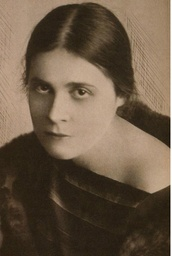
#> input picture Lab8/assets/1.jpg, 172 x 256 px, shrunk from 690 x 1028 before the run, found by its file name; its folder holds only this picture in this run
$ python main.py
#> lines starting #> are read from the running program, lines starting #| are printed output that depends on the picture
### core/contrasting.py
import numpy as np
from PIL import Image
from matplotlib import pyplot as plt

from core.halftoning import halftone


def calculate_brightness(f, f_min, f_max, g_min, g_max):
    return round(int((f - f_min) / (f_max - f_min) * (g_max - g_min) + g_min))


def linear_contrasting(image: Image.Image, min_brightness: int = 0, max_brightness: int = 255) -> Image.Image:
    image_pixels = list(image.getdata())

    image_min_brightness = min(image_pixels)
    image_max_brightness = max(image_pixels)

    result = image.copy()

    for x in range(result.width):
        for y in range(result.height):
            brightness = calculate_brightness(result.getpixel((x, y)), image_min_brightness, image_max_brightness,
                                              min_brightness, max_brightness)
            result.putpixel((x, y), brightness)

    return result


def get_gist(img: Image.Image, path:str):
    semitone = np.array(halftone(img))
    sh = np.reshape(semitone, (1, -1))
    plt.hist(sh[0], bins=256)
    plt.savefig(path)
    plt.clf()

### core/halftoning.py
import numpy as np
from PIL import Image
from PIL import ImageDraw


def halftone(image: Image.Image, r=1 / 3, g=1 / 3, b=1 / 3) -> Image.Image:
    if image.mode == "L":
        return image
    pix = np.array(image)
    new_image = (r * pix[:, :, 0] + g * pix[:, :, 1] + b * pix[:, :, 2])
    return Image.fromarray(new_image.astype(np.uint8)).convert("L")


# [27 lines left out: function sepia, not called in this run]

### Lab8/code/main.py
import os
from itertools import product

from PIL import Image
from tqdm import tqdm

from core.contrasting import linear_contrasting, get_gist

workspace = "Lab8"
names = [f"{x}" for x in range(1, 7)]
for name in names:
    filename = f"{name}.jpg"

    img = Image.open(f"{workspace}/assets/{filename}").convert("L")
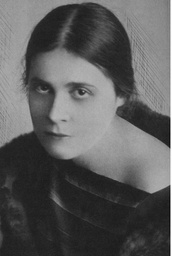
#> img: PIL image 172x256 L; min 10, max 255, mean 92

    # Создаем каталог для результатов гистограмм данного изображения
    if not os.path.isdir(f"{workspace}/res/hist/{name}"):
         os.mkdir(f"{workspace}/res/hist/{name}")
         os.mkdir(f"{workspace}/res/hist/{name}/original")

    # Сохроняем оригинальную гистограмму
    get_gist(img, f"{workspace}/res/hist/{name}/original/{filename}")
#> in get_gist, `plt.savefig(path)`:
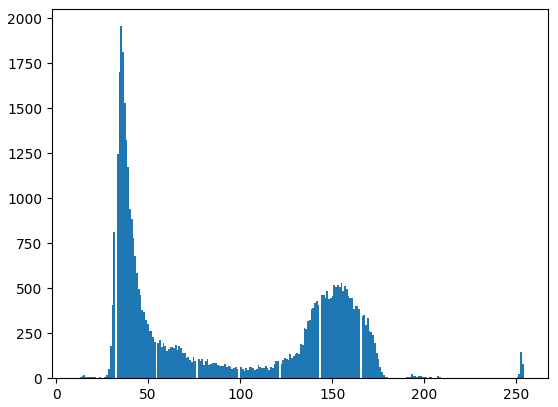
#> figure drawn by matplotlib, 1 panel; tallest bar 1955 high, from x = 34.88 to 35.84

    if not os.path.isdir(f"{workspace}/res/hist/{name}"):
        os.mkdir(f"{workspace}/res/hist/{name}")
    if not os.path.isdir(f"{workspace}/res/img/{name}"):
        os.mkdir(f"{workspace}/res/img/{name}")

    # Список кортежей длинной 2 которые были полученны декартовым произведением двух списков
    args = [_ for _ in product(list(range(0, 245, 20)), list(range(20, 255, 20)))]
    # args = [(x, x+5) for x in range(0, 250, 5)]
    for arg in tqdm(args, desc=f"{name}"):

        if not os.path.isdir(f"{workspace}/res/hist/{name}/min_{arg[0]}"):
            os.mkdir(f"{workspace}/res/hist/{name}/min_{arg[0]}")
        if not os.path.isdir(f"{workspace}/res/hist/{name}/min_{arg[0]}/max_{arg[1]}"):
            os.mkdir(f"{workspace}/res/hist/{name}/min_{arg[0]}/max_{arg[1]}")
        if not os.path.isdir(f"{workspace}/res/img/{name}/min_{arg[0]}"):
            os.mkdir(f"{workspace}/res/img/{name}/min_{arg[0]}")
        if not os.path.isdir(f"{workspace}/res/img/{name}/min_{arg[0]}/max_{arg[1]}"):
            os.mkdir(f"{workspace}/res/img/{name}/min_{arg[0]}/max_{arg[1]}")

#> (the run stopped early here; a loop or call above may not have finished)
